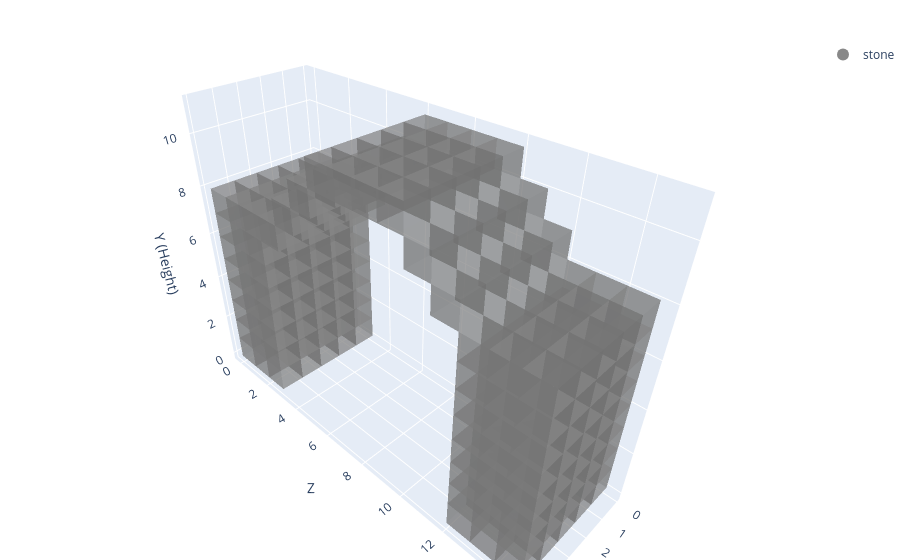

The notebook cell this image was saved under:
### Markdown cell above
### Double-check & Visualization

### Code cell
# coords_by_problem[problem_index][turn_index] = coords at that eval (problem = load cell print index).
from eval_code.viz import plotly_blocks

problem_index = 0   # problem number from load cell (print(i, prompts))
turn_index = -1     # 0=first turn, -1=last turn for that problem

try:
    coords_by_problem
except NameError:
    print("Run the evaluation cell first so coords_by_problem is available.")
else:
    n = len(coords_by_problem)
    if n == 0:
        print("No problems in coords_by_problem. Run Load → Construction → Evaluation (with matching arr_of_deltas), then try again.")
    elif problem_index < 0 or problem_index >= n:
        print(f"problem_index must be 0..{n-1} (there are {n} problems). Current problem_index={problem_index}")
    else:
        turns = coords_by_problem[problem_index]
        if turns:
            plotly_blocks.plot(turns[turn_index])
        else:
            print(f"Problem {problem_index} has no turns/coords.")
            
runs[problem_index]

### Figure 1 — Plotly figure (JSON) as saved in the notebook; plotly's stock layout.template omitted (floating-point values rounded to 4 significant figures; data arrays with more than 128 entries replaced by an {"elided": "..."} marker saying what was removed)
{"data": [{"facecolor": {"elided": "3420 str values"}, "flatshading": true, "i": {"elided": "3420 int values"}, "j": {"elided": "3420 int values"}, "k": {"elided": "3420 int values"}, "opacity": 0.5, "type": "mesh3d", "x": {"elided": "2280 int values"}, "y": {"elided": "2280 int values"}, "z": {"elided": "2280 int values"}}, {"marker": {"color": "#888888", "size": 8}, "mode": "markers", "name": "stone", "showlegend": true, "type": "scatter3d", "x": [null], "y": [null], "z": [null]}], "layout": {"legend": {"itemsizing": "constant"}, "margin": {"b": 0, "l": 0, "r": 0, "t": 40}, "scene": {"aspectmode": "data", "xaxis": {"title": {"text": "X"}}, "yaxis": {"title": {"text": "Z"}}, "zaxis": {"title": {"text": "Y (Height)"}}}, "title": {"text": ""}}}
